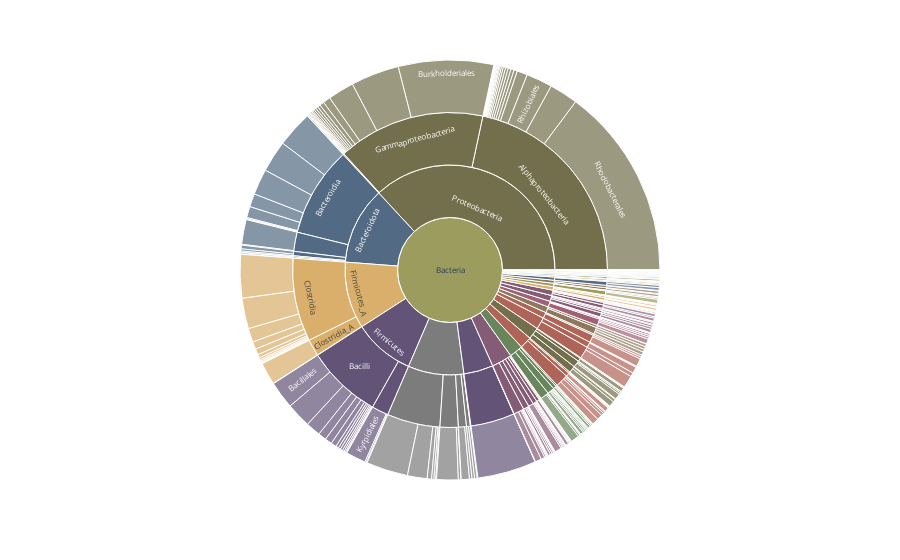

Notebook source saved alongside this figure:
### Code cell
bact_df = gDF[gDF["superkingdom"] == "Bacteria"]

fig = px.sunburst(bact_df, path=['superkingdom', 'phylum', 'class', "order"], values='count',
                  color="phylum",# hover_data=['iso_alpha'],
                  #color_discrete_sequence=sns.color_palette("crest_r", bact_df.phylum.nunique()).as_hex(),
                  color_discrete_sequence=px.colors.qualitative.Antique,)
                  #px.colors.sequential
                  #color_continuous_scale='RdBu',
                  #color_continuous_midpoint=gDF['count']/6690)
                  #color_continuous_midpoint=np.average(df['lifeExp'], weights=df['pop']))
fig.update_layout(uniformtext=dict(minsize=8, mode='hide'))
fig.show()
#df.head()

### Figure 1 — Plotly figure (JSON) as saved in the notebook; plotly's stock layout.template omitted (floating-point values rounded to 4 significant figures; data arrays with more than 128 entries replaced by an {"elided": "..."} marker saying what was removed)
{"data": [{"branchvalues": "total", "customdata": {"elided": "394x1 str values"}, "domain": {"x": [0, 1], "y": [0, 1]}, "hovertemplate": "labels=%{label}<br>count=%{value}<br>parent=%{parent}<br>id=%{id}<br>phylum=%{customdata[0]}<extra></extra>", "ids": {"elided": "394 str values"}, "labels": {"elided": "394 str values"}, "marker": {"colors": {"elided": "394 str values"}}, "name": "", "parents": {"elided": "394 str values"}, "type": "sunburst", "values": {"elided": "394 int values"}}], "layout": {"autosize": true, "legend": {"tracegroupgap": 0}, "margin": {"t": 60}, "sunburstcolorway": ["rgb(133, 92, 117)", "rgb(217, 175, 107)", "rgb(175, 100, 88)", "rgb(115, 111, 76)", "rgb(82, 106, 131)", "rgb(98, 83, 119)", "rgb(104, 133, 92)", "rgb(156, 156, 94)", "rgb(160, 97, 119)", "rgb(140, 120, 93)", "rgb(124, 124, 124)"], "uniformtext": {"minsize": 8, "mode": "hide"}}}
